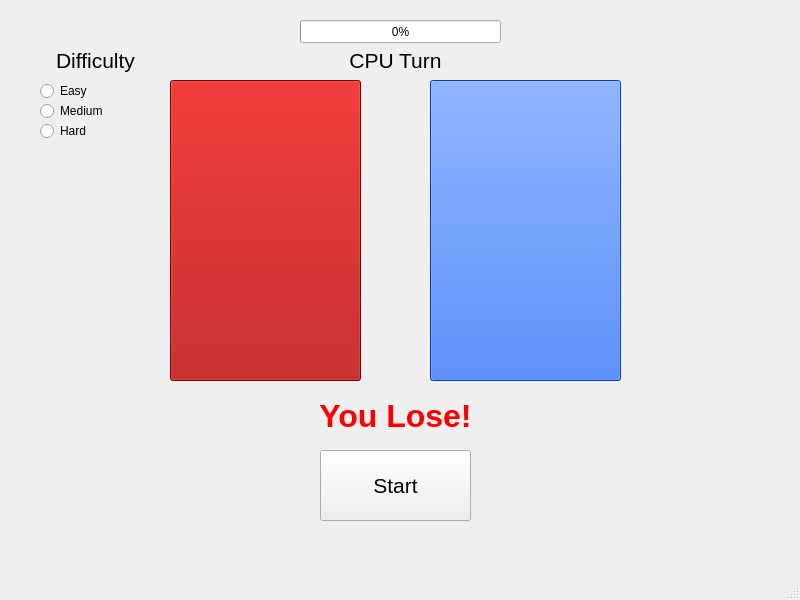
<?xml version="1.0" encoding="UTF-8"?>
<ui version="4.0">
 <class>SimonWindow</class>
 <widget class="QMainWindow" name="SimonWindow">
  <property name="geometry">
   <rect>
    <x>0</x>
    <y>0</y>
    <width>800</width>
    <height>600</height>
   </rect>
  </property>
  <property name="windowTitle">
   <string>SimonWindow</string>
  </property>
  <widget class="QWidget" name="centralwidget">
   <widget class="QPushButton" name="startButton">
    <property name="enabled">
     <bool>true</bool>
    </property>
    <property name="geometry">
     <rect>
      <x>320</x>
      <y>450</y>
      <width>151</width>
      <height>71</height>
     </rect>
    </property>
    <property name="font">
     <font>
      <pointsize>16</pointsize>
     </font>
    </property>
    <property name="text">
     <string>Start</string>
    </property>
   </widget>
   <widget class="QPushButton" name="redButton">
    <property name="geometry">
     <rect>
      <x>170</x>
      <y>80</y>
      <width>191</width>
      <height>301</height>
     </rect>
    </property>
    <property name="styleSheet">
     <string notr="true">background-color: rgb(170, 0, 0);</string>
    </property>
    <property name="text">
     <string/>
    </property>
   </widget>
   <widget class="QPushButton" name="blueButton">
    <property name="geometry">
     <rect>
      <x>430</x>
      <y>80</y>
      <width>191</width>
      <height>301</height>
     </rect>
    </property>
    <property name="styleSheet">
     <string notr="true">background-color: rgb(0, 85, 255);</string>
    </property>
    <property name="text">
     <string/>
    </property>
   </widget>
   <widget class="QProgressBar" name="progressBar">
    <property name="geometry">
     <rect>
      <x>300</x>
      <y>20</y>
      <width>201</width>
      <height>23</height>
     </rect>
    </property>
    <property name="value">
     <number>0</number>
    </property>
   </widget>
   <widget class="QLabel" name="loserLabel">
    <property name="enabled">
     <bool>true</bool>
    </property>
    <property name="geometry">
     <rect>
      <x>290</x>
      <y>370</y>
      <width>211</width>
      <height>91</height>
     </rect>
    </property>
    <property name="palette">
     <palette>
      <active>
       <colorrole role="WindowText">
        <brush brushstyle="SolidPattern">
         <color alpha="255">
          <red>255</red>
          <green>0</green>
          <blue>0</blue>
         </color>
        </brush>
       </colorrole>
       <colorrole role="Text">
        <brush brushstyle="SolidPattern">
         <color alpha="255">
          <red>255</red>
          <green>0</green>
          <blue>0</blue>
         </color>
        </brush>
       </colorrole>
       <colorrole role="ButtonText">
        <brush brushstyle="SolidPattern">
         <color alpha="255">
          <red>255</red>
          <green>0</green>
          <blue>0</blue>
         </color>
        </brush>
       </colorrole>
       <colorrole role="PlaceholderText">
        <brush brushstyle="SolidPattern">
         <color alpha="128">
          <red>255</red>
          <green>0</green>
          <blue>0</blue>
         </color>
        </brush>
       </colorrole>
      </active>
      <inactive>
       <colorrole role="WindowText">
        <brush brushstyle="SolidPattern">
         <color alpha="255">
          <red>255</red>
          <green>0</green>
          <blue>0</blue>
         </color>
        </brush>
       </colorrole>
       <colorrole role="Text">
        <brush brushstyle="SolidPattern">
         <color alpha="255">
          <red>255</red>
          <green>0</green>
          <blue>0</blue>
         </color>
        </brush>
       </colorrole>
       <colorrole role="ButtonText">
        <brush brushstyle="SolidPattern">
         <color alpha="255">
          <red>255</red>
          <green>0</green>
          <blue>0</blue>
         </color>
        </brush>
       </colorrole>
       <colorrole role="PlaceholderText">
        <brush brushstyle="SolidPattern">
         <color alpha="128">
          <red>255</red>
          <green>0</green>
          <blue>0</blue>
         </color>
        </brush>
       </colorrole>
      </inactive>
      <disabled>
       <colorrole role="WindowText">
        <brush brushstyle="SolidPattern">
         <color alpha="255">
          <red>255</red>
          <green>0</green>
          <blue>0</blue>
         </color>
        </brush>
       </colorrole>
       <colorrole role="Text">
        <brush brushstyle="SolidPattern">
         <color alpha="255">
          <red>255</red>
          <green>0</green>
          <blue>0</blue>
         </color>
        </brush>
       </colorrole>
       <colorrole role="ButtonText">
        <brush brushstyle="SolidPattern">
         <color alpha="255">
          <red>255</red>
          <green>0</green>
          <blue>0</blue>
         </color>
        </brush>
       </colorrole>
       <colorrole role="PlaceholderText">
        <brush brushstyle="SolidPattern">
         <color alpha="128">
          <red>255</red>
          <green>0</green>
          <blue>0</blue>
         </color>
        </brush>
       </colorrole>
      </disabled>
     </palette>
    </property>
    <property name="font">
     <font>
      <pointsize>24</pointsize>
      <bold>true</bold>
     </font>
    </property>
    <property name="styleSheet">
     <string notr="true">color: rgb(255, 0, 0);
border-color: rgb(0, 0, 0);</string>
    </property>
    <property name="text">
     <string>You Lose!</string>
    </property>
    <property name="alignment">
     <set>Qt::AlignCenter</set>
    </property>
   </widget>
   <widget class="QRadioButton" name="easyButton">
    <property name="geometry">
     <rect>
      <x>40</x>
      <y>80</y>
      <width>91</width>
      <height>22</height>
     </rect>
    </property>
    <property name="text">
     <string>Easy</string>
    </property>
   </widget>
   <widget class="QRadioButton" name="mediumButton">
    <property name="geometry">
     <rect>
      <x>40</x>
      <y>100</y>
      <width>91</width>
      <height>22</height>
     </rect>
    </property>
    <property name="text">
     <string>Medium</string>
    </property>
   </widget>
   <widget class="QRadioButton" name="hardButton">
    <property name="geometry">
     <rect>
      <x>40</x>
      <y>120</y>
      <width>91</width>
      <height>22</height>
     </rect>
    </property>
    <property name="text">
     <string>Hard</string>
    </property>
   </widget>
   <widget class="QLabel" name="label">
    <property name="geometry">
     <rect>
      <x>40</x>
      <y>45</y>
      <width>111</width>
      <height>31</height>
     </rect>
    </property>
    <property name="font">
     <font>
      <pointsize>16</pointsize>
     </font>
    </property>
    <property name="text">
     <string>Difficulty</string>
    </property>
    <property name="alignment">
     <set>Qt::AlignCenter</set>
    </property>
   </widget>
   <widget class="QLabel" name="turnLabel">
    <property name="geometry">
     <rect>
      <x>330</x>
      <y>40</y>
      <width>131</width>
      <height>41</height>
     </rect>
    </property>
    <property name="font">
     <font>
      <pointsize>16</pointsize>
     </font>
    </property>
    <property name="text">
     <string>CPU Turn</string>
    </property>
    <property name="alignment">
     <set>Qt::AlignCenter</set>
    </property>
   </widget>
  </widget>
  <widget class="QStatusBar" name="statusbar"/>
 </widget>
 <resources/>
 <connections/>
</ui>
